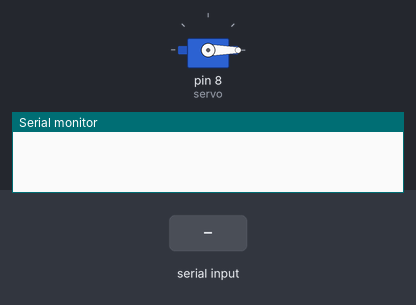
Simulated run of this sketch. Board: Arduino Uno, built with avr-gcc and run on an emulated ATmega328P. Shown: servo, the last lines printed to the serial monitor. The inputs (shaded band) are chosen by the test bench.

Above: at 1.2 s.
1.3 s: "90,45\n" received over Serial
At 2.8 s:
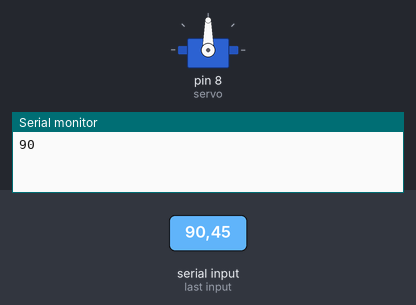
3.8 s: "30,150\n" received over Serial
At 6.0 s:
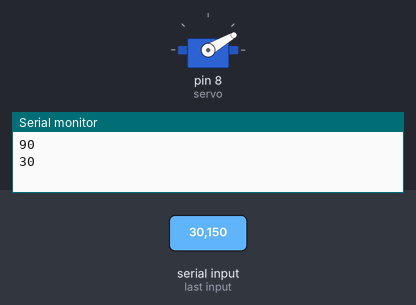
6.3 s: "200\n" received over Serial
At 7.7 s:
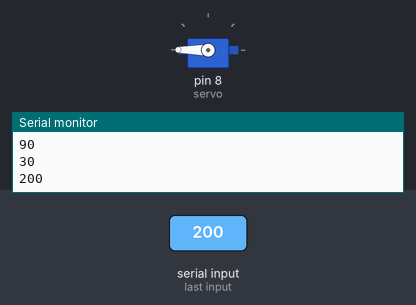
8.8 s: "90\n" received over Serial
At 10.8 s:
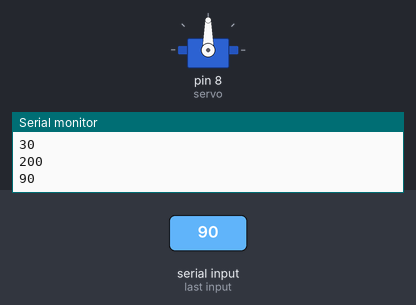
Timing chart, 0 to 12.3 s (numbered marks = the images above; inputs shaded):
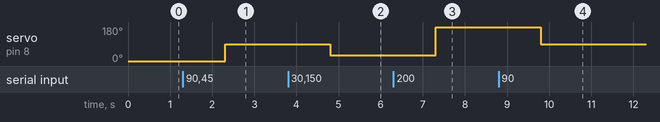

Measured:
- after the input at 1.3 s, servo on pin 8 (servo): 0° → 90° after 1.0 s
- after the input at 3.8 s, servo on pin 8 (servo): 90° → 30° after 1.0 s
- after the input at 6.3 s, servo on pin 8 (servo): 30° → 180° after 1.0 s
- after the input at 8.8 s, servo on pin 8 (servo): 180° → 90° after 1.0 s

The sketch:

TWE.ino
```cpp
#include <Servo.h>

String tmpStr;
Servo servo;
char numStr[4];
int i;
void setup() {
  Serial.begin(9600);
  Serial.setTimeout(1000);
  pinMode(8,OUTPUT);
  digitalWrite(8,LOW);
  servo.attach(8);
  servo.write(0);
}

void loop() {
  if ( Serial.available() > 0 ) {
    tmpStr = Serial.readStringUntil(0x3f);
    tmpStr.toCharArray(numStr,4);
    i = atoi(&numStr[0]);
    Serial.println(i);
    servo.write(i);
    delay(100);
    digitalWrite(8,LOW);
  }
}
```
